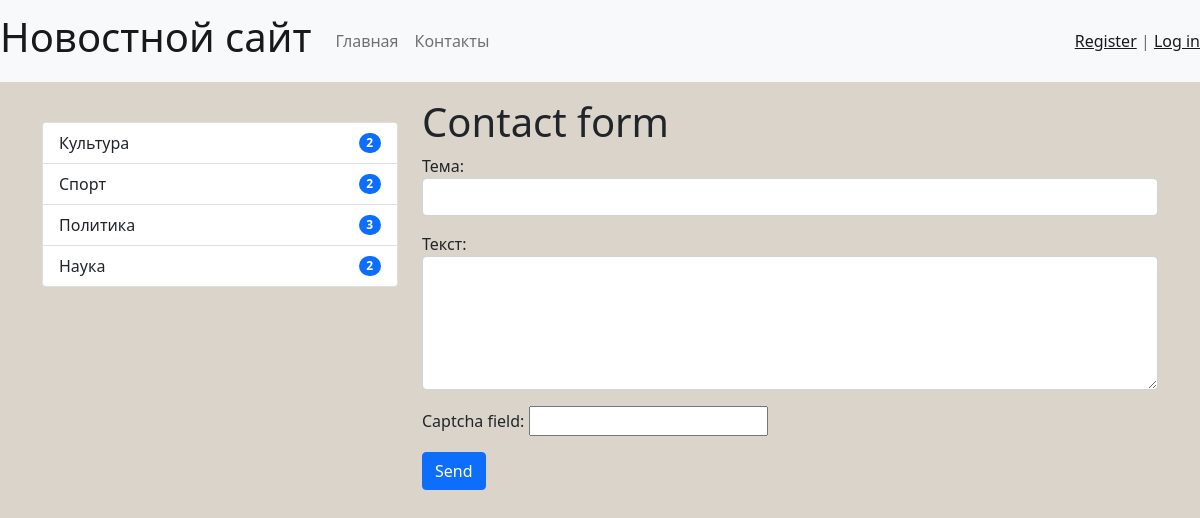
/contacts/, run on the app's committed database.
### news/models.py (models this page shows, shortened)
class Category(models.Model):
    title = models.CharField(max_length=150, db_index=True,
                             verbose_name='Название категории')
    def get_absolute_url(self):
        return reverse('category', kwargs={"category_id": self.pk})
    class Meta:
        verbose_name = "Категория"
        verbose_name_plural = "Категории"
        ordering = ['title']

### news/views.py (the view)
# urls.py: path('contacts/', contacts, name='contacts'),
def contacts(request):
    if request.method == "POST":
        form = ContactForm(request.POST)
        if form.is_valid():
            mail = send_mail(form.cleaned_data['subject'],
                             form.cleaned_data['content'],
                             'fromwhom@gmail.com',
                             ['towhom@mail.ru'],
                             fail_silently=True)
            if mail:
                messages.success(request, 'Message sent')
                return redirect('contacts')
            else:
                messages.error(request, 'Message sending error')
        else:
            messages.error(request, 'Form not valid')
    else:
        form = ContactForm()
    return render(request, 'news/contacts.html', {'form': form})

### news/forms.py
class ContactForm(forms.Form):
    subject = forms.CharField(label='Тема',
                              widget=forms.TextInput(attrs={'class': 'form-control'}))
    content = forms.CharField(label='Текст',
                              widget=forms.Textarea(attrs={'class': 'form-control', 'rows': 5}))
    captcha_field = CaptchaField()

### news/templatetags/news_tags.py (called while the page is built)
@register.inclusion_tag('news/list_categories.html')
def show_categories():
    categories = Category.objects.annotate(cnt=Count('news',
                                filter=F('news__is_published'))).filter(cnt__gt=0)
    return {'categories': categories}

### news/templates/news/contacts.html (shortened to what this page needs)
{% extends 'base.html' %}
{% block sidebar %}
{% include 'inc/_sidebar.html' %}
{% endblock %}
{% block content %}
<h1>Contact form</h1>
<form method="post">
    {{ form.as_p }}
    <button type="submit" class="btn btn-primary btn-block">Send</button>
</form>
{% endblock %}

### news/templates/news/list_categories.html
<div class="list-group">
    {%for item in categories%}
    <a href="{{ item.get_absolute_url }}" class="list-group-item list-group-item-action
     d-flex justify-content-between align-items-center">
        {{item.title}} <span class="badge bg-primary rounded-pill">{{ item.cnt }}</span></a>
    {%endfor%}
</div>

### mysite/static/css/style.css (style rules this page uses)
body { background-color: #dbd4ca; }

### data on the page
Category: title "Культура", cnt "2"
Category: title "Спорт", cnt "2"
Category: title "Политика", cnt "3"
Category: title "Наука", cnt "2"
